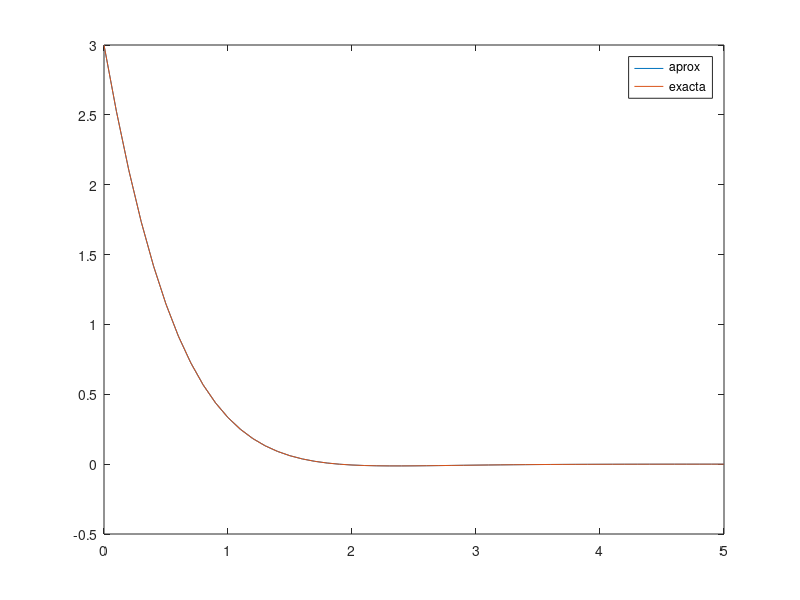
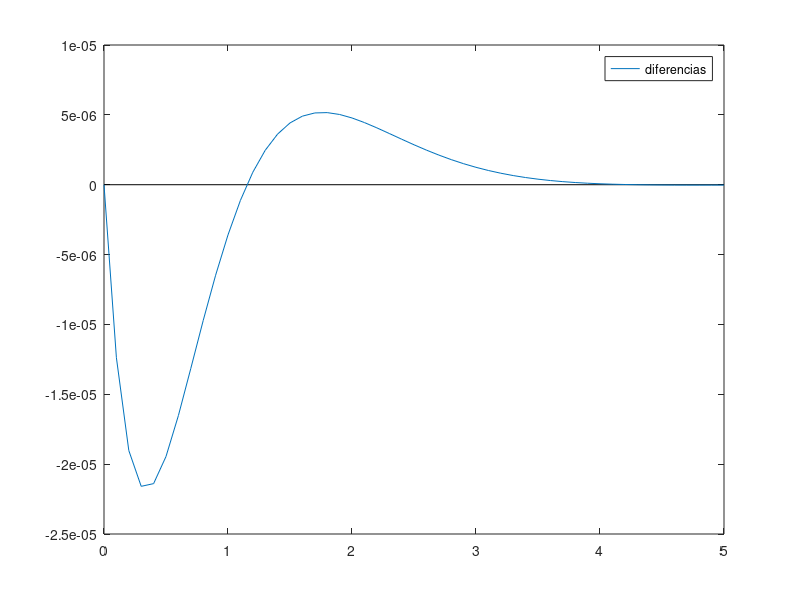

Here is the MATLAB script that generated these plots, in order:
%EJERCICIO 11 PVI
clear all;
clc;
more off;
%apartado a
function y=f(t,x)
  y=[x(2);-4*x(2)-5*x(1)];
endfunction
%
%apartado b y c
a=0;b=5;mu=[3;-5];h=0.1;
N=round((b-a)/h);
t=a*ones(1,N+1);
x=[mu(1,1)*ones(1,N+1);mu(2,1)*ones(1,N+1)];
exacta=x(1,:);

function y=sol(t)
  y=3*exp(-2*t).*cos(t)+exp(-2*t).*sin(t);
endfunction
%

for i=1:N
  xi=x(:,i);
  K1=f(t(i),xi);
  K2=f(t(i)+h/2,xi+h/2*K1);
  K3=f(t(i)+h/2,xi+h/2*K2);
  K4=f(t(i)+h,xi+h*K3);
  x(:,i+1)=xi+h/6*(K1+2*K2+2*K3+K4);
  t(i+1)=t(i)+h;
  exacta(i+1)=sol(t(i+1));
endfor
%
figure(1); clf; 
plot(t,x(1,:),';aprox;',t,exacta,';exacta;');
figure(2); clf; %diferencia
plot([a b],[0 0],'k',t,x(1,:)-exacta,';diferencias;');





